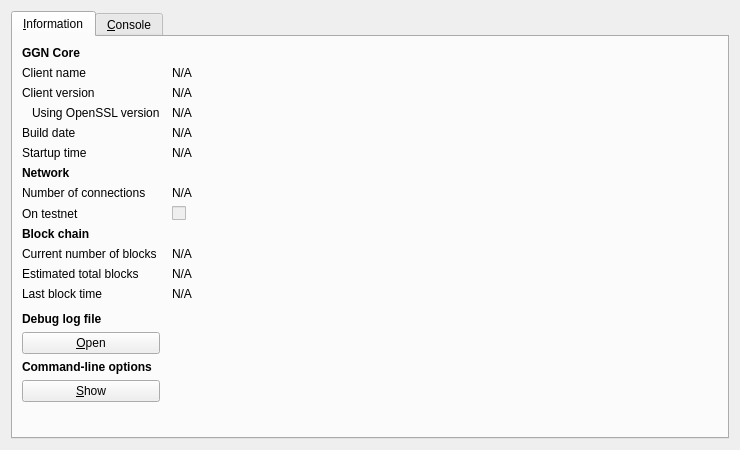
<?xml version="1.0" encoding="UTF-8"?>
<ui version="4.0">
 <class>RPCConsole</class>
 <widget class="QDialog" name="RPCConsole">
  <property name="geometry">
   <rect>
    <x>0</x>
    <y>0</y>
    <width>740</width>
    <height>450</height>
   </rect>
  </property>
  <property name="windowTitle">
   <string>GGN - Debug window</string>
  </property>
  <layout class="QVBoxLayout" name="verticalLayout_2">
   <item>
    <widget class="QTabWidget" name="tabWidget">
     <property name="currentIndex">
      <number>0</number>
     </property>
     <widget class="QWidget" name="tab_info">
      <attribute name="title">
       <string>&amp;Information</string>
      </attribute>
      <layout class="QGridLayout" name="gridLayout" columnstretch="0,1">
       <property name="horizontalSpacing">
        <number>12</number>
       </property>
       <item row="0" column="0">
        <widget class="QLabel" name="label_9">
         <property name="font">
          <font>
           <weight>75</weight>
           <bold>true</bold>
          </font>
         </property>
         <property name="text">
          <string>GGN Core</string>
         </property>
        </widget>
       </item>
       <item row="1" column="0">
        <widget class="QLabel" name="label_5">
         <property name="text">
          <string>Client name</string>
         </property>
        </widget>
       </item>
       <item row="1" column="1">
        <widget class="QLabel" name="clientName">
         <property name="cursor">
          <cursorShape>IBeamCursor</cursorShape>
         </property>
         <property name="text">
          <string>N/A</string>
         </property>
         <property name="textFormat">
          <enum>Qt::PlainText</enum>
         </property>
         <property name="textInteractionFlags">
          <set>Qt::LinksAccessibleByMouse|Qt::TextSelectableByKeyboard|Qt::TextSelectableByMouse</set>
         </property>
        </widget>
       </item>
       <item row="2" column="0">
        <widget class="QLabel" name="label_6">
         <property name="text">
          <string>Client version</string>
         </property>
        </widget>
       </item>
       <item row="2" column="1">
        <widget class="QLabel" name="clientVersion">
         <property name="cursor">
          <cursorShape>IBeamCursor</cursorShape>
         </property>
         <property name="text">
          <string>N/A</string>
         </property>
         <property name="textFormat">
          <enum>Qt::PlainText</enum>
         </property>
         <property name="textInteractionFlags">
          <set>Qt::LinksAccessibleByMouse|Qt::TextSelectableByKeyboard|Qt::TextSelectableByMouse</set>
         </property>
        </widget>
       </item>
       <item row="3" column="0">
        <widget class="QLabel" name="label_14">
         <property name="text">
          <string>Using OpenSSL version</string>
         </property>
         <property name="indent">
          <number>10</number>
         </property>
        </widget>
       </item>
       <item row="3" column="1">
        <widget class="QLabel" name="openSSLVersion">
         <property name="cursor">
          <cursorShape>IBeamCursor</cursorShape>
         </property>
         <property name="text">
          <string>N/A</string>
         </property>
         <property name="textFormat">
          <enum>Qt::PlainText</enum>
         </property>
         <property name="textInteractionFlags">
          <set>Qt::LinksAccessibleByMouse|Qt::TextSelectableByKeyboard|Qt::TextSelectableByMouse</set>
         </property>
        </widget>
       </item>
       <item row="4" column="0">
        <widget class="QLabel" name="label_12">
         <property name="text">
          <string>Build date</string>
         </property>
        </widget>
       </item>
       <item row="4" column="1">
        <widget class="QLabel" name="buildDate">
         <property name="cursor">
          <cursorShape>IBeamCursor</cursorShape>
         </property>
         <property name="text">
          <string>N/A</string>
         </property>
         <property name="textFormat">
          <enum>Qt::PlainText</enum>
         </property>
         <property name="textInteractionFlags">
          <set>Qt::LinksAccessibleByMouse|Qt::TextSelectableByKeyboard|Qt::TextSelectableByMouse</set>
         </property>
        </widget>
       </item>
       <item row="5" column="0">
        <widget class="QLabel" name="label_13">
         <property name="text">
          <string>Startup time</string>
         </property>
        </widget>
       </item>
       <item row="5" column="1">
        <widget class="QLabel" name="startupTime">
         <property name="cursor">
          <cursorShape>IBeamCursor</cursorShape>
         </property>
         <property name="text">
          <string>N/A</string>
         </property>
         <property name="textFormat">
          <enum>Qt::PlainText</enum>
         </property>
         <property name="textInteractionFlags">
          <set>Qt::LinksAccessibleByMouse|Qt::TextSelectableByKeyboard|Qt::TextSelectableByMouse</set>
         </property>
        </widget>
       </item>
       <item row="6" column="0">
        <widget class="QLabel" name="label_11">
         <property name="font">
          <font>
           <weight>75</weight>
           <bold>true</bold>
          </font>
         </property>
         <property name="text">
          <string>Network</string>
         </property>
        </widget>
       </item>
       <item row="7" column="0">
        <widget class="QLabel" name="label_7">
         <property name="text">
          <string>Number of connections</string>
         </property>
        </widget>
       </item>
       <item row="7" column="1">
        <widget class="QLabel" name="numberOfConnections">
         <property name="cursor">
          <cursorShape>IBeamCursor</cursorShape>
         </property>
         <property name="text">
          <string>N/A</string>
         </property>
         <property name="textFormat">
          <enum>Qt::PlainText</enum>
         </property>
         <property name="textInteractionFlags">
          <set>Qt::LinksAccessibleByMouse|Qt::TextSelectableByKeyboard|Qt::TextSelectableByMouse</set>
         </property>
        </widget>
       </item>
       <item row="8" column="0">
        <widget class="QLabel" name="label_8">
         <property name="text">
          <string>On testnet</string>
         </property>
        </widget>
       </item>
       <item row="8" column="1">
        <widget class="QCheckBox" name="isTestNet">
         <property name="enabled">
          <bool>false</bool>
         </property>
         <property name="text">
          <string/>
         </property>
        </widget>
       </item>
       <item row="9" column="0">
        <widget class="QLabel" name="label_10">
         <property name="font">
          <font>
           <weight>75</weight>
           <bold>true</bold>
          </font>
         </property>
         <property name="text">
          <string>Block chain</string>
         </property>
        </widget>
       </item>
       <item row="10" column="0">
        <widget class="QLabel" name="label_3">
         <property name="text">
          <string>Current number of blocks</string>
         </property>
        </widget>
       </item>
       <item row="10" column="1">
        <widget class="QLabel" name="numberOfBlocks">
         <property name="cursor">
          <cursorShape>IBeamCursor</cursorShape>
         </property>
         <property name="text">
          <string>N/A</string>
         </property>
         <property name="textFormat">
          <enum>Qt::PlainText</enum>
         </property>
         <property name="textInteractionFlags">
          <set>Qt::LinksAccessibleByMouse|Qt::TextSelectableByKeyboard|Qt::TextSelectableByMouse</set>
         </property>
        </widget>
       </item>
       <item row="11" column="0">
        <widget class="QLabel" name="label_4">
         <property name="text">
          <string>Estimated total blocks</string>
         </property>
        </widget>
       </item>
       <item row="11" column="1">
        <widget class="QLabel" name="totalBlocks">
         <property name="cursor">
          <cursorShape>IBeamCursor</cursorShape>
         </property>
         <property name="text">
          <string>N/A</string>
         </property>
         <property name="textFormat">
          <enum>Qt::PlainText</enum>
         </property>
         <property name="textInteractionFlags">
          <set>Qt::LinksAccessibleByMouse|Qt::TextSelectableByKeyboard|Qt::TextSelectableByMouse</set>
         </property>
        </widget>
       </item>
       <item row="12" column="0">
        <widget class="QLabel" name="label_2">
         <property name="text">
          <string>Last block time</string>
         </property>
        </widget>
       </item>
       <item row="12" column="1">
        <widget class="QLabel" name="lastBlockTime">
         <property name="cursor">
          <cursorShape>IBeamCursor</cursorShape>
         </property>
         <property name="text">
          <string>N/A</string>
         </property>
         <property name="textFormat">
          <enum>Qt::PlainText</enum>
         </property>
         <property name="textInteractionFlags">
          <set>Qt::LinksAccessibleByMouse|Qt::TextSelectableByKeyboard|Qt::TextSelectableByMouse</set>
         </property>
        </widget>
       </item>
       <item row="13" column="0">
        <spacer name="verticalSpacer_2">
         <property name="orientation">
          <enum>Qt::Vertical</enum>
         </property>
         <property name="sizeHint" stdset="0">
          <size>
           <width>20</width>
           <height>20</height>
          </size>
         </property>
        </spacer>
       </item>
       <item row="14" column="0">
        <widget class="QLabel" name="labelDebugLogfile">
         <property name="font">
          <font>
           <weight>75</weight>
           <bold>true</bold>
          </font>
         </property>
         <property name="text">
          <string>Debug log file</string>
         </property>
        </widget>
       </item>
       <item row="15" column="0">
        <widget class="QPushButton" name="openDebugLogfileButton">
         <property name="toolTip">
          <string>Open the GGN debug log file from the current data directory. This can take a few seconds for large log files.</string>
         </property>
         <property name="text">
          <string>&amp;Open</string>
         </property>
         <property name="autoDefault">
          <bool>false</bool>
         </property>
        </widget>
       </item>
       <item row="16" column="0">
        <widget class="QLabel" name="labelCLOptions">
         <property name="font">
          <font>
           <weight>75</weight>
           <bold>true</bold>
          </font>
         </property>
         <property name="text">
          <string>Command-line options</string>
         </property>
        </widget>
       </item>
       <item row="17" column="0">
        <widget class="QPushButton" name="showCLOptionsButton">
         <property name="toolTip">
          <string>Show the GGN-Qt help message to get a list with possible GGN command-line options.</string>
         </property>
         <property name="text">
          <string>&amp;Show</string>
         </property>
         <property name="autoDefault">
          <bool>false</bool>
         </property>
        </widget>
       </item>
       <item row="18" column="0">
        <spacer name="verticalSpacer">
         <property name="orientation">
          <enum>Qt::Vertical</enum>
         </property>
         <property name="sizeHint" stdset="0">
          <size>
           <width>20</width>
           <height>40</height>
          </size>
         </property>
        </spacer>
       </item>
      </layout>
     </widget>
     <widget class="QWidget" name="tab_console">
      <attribute name="title">
       <string>&amp;Console</string>
      </attribute>
      <layout class="QVBoxLayout" name="verticalLayout_3">
       <property name="spacing">
        <number>3</number>
       </property>
       <item>
        <widget class="QTextEdit" name="messagesWidget">
         <property name="minimumSize">
          <size>
           <width>0</width>
           <height>100</height>
          </size>
         </property>
         <property name="readOnly">
          <bool>true</bool>
         </property>
         <property name="tabKeyNavigation" stdset="0">
          <bool>false</bool>
         </property>
         <property name="columnCount" stdset="0">
          <number>2</number>
         </property>
        </widget>
       </item>
       <item>
        <layout class="QHBoxLayout" name="horizontalLayout">
         <property name="spacing">
          <number>3</number>
         </property>
         <item>
          <widget class="QLabel" name="label">
           <property name="text">
            <string notr="true">&gt;</string>
           </property>
          </widget>
         </item>
         <item>
          <widget class="QLineEdit" name="lineEdit"/>
         </item>
         <item>
          <widget class="QPushButton" name="clearButton">
           <property name="maximumSize">
            <size>
             <width>24</width>
             <height>24</height>
            </size>
           </property>
           <property name="toolTip">
            <string>Clear console</string>
           </property>
           <property name="text">
            <string/>
           </property>
           <property name="icon">
            <iconset resource="../bitcoin.qrc">
             <normaloff>:/icons/remove</normaloff>:/icons/remove</iconset>
           </property>
           <property name="shortcut">
            <string notr="true">Ctrl+L</string>
           </property>
           <property name="autoDefault">
            <bool>false</bool>
           </property>
          </widget>
         </item>
        </layout>
       </item>
      </layout>
     </widget>
    </widget>
   </item>
  </layout>
 </widget>
 <resources>
  <include location="../bitcoin.qrc"/>
 </resources>
 <connections/>
</ui>
